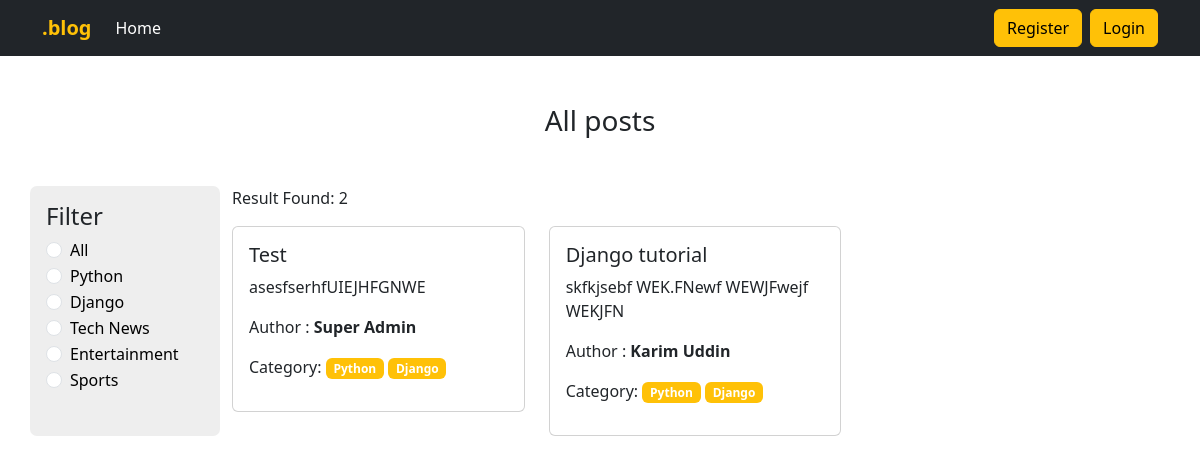
The page /category/python/ on the database its author committed.
### categories/models.py (models this page shows, shortened)
class Category(models.Model):
    name = models.CharField(max_length=100)
    slug = models.SlugField(max_length=100, unique=True, null = True, blank = True)

### posts/models.py (models this page shows, shortened)
class Post(models.Model):
    title = models.CharField(max_length=250)
    content = models.TextField()
    category = models.ManyToManyField(Category)
    author = models.ForeignKey(User, on_delete=models.CASCADE)

### simple_blog/views.py (the view)
# urls.py: 2. Add a URL to urlpatterns:  path('', views.home, name='home')
def home(request, category_slug=None):
    data = Post.objects.all()
    if category_slug:
        category_obj = Category.objects.get(slug=category_slug)
        data = Post.objects.filter(category=category_obj)
    categories = Category.objects.all()
    return render(request, 'home.html', {'data': data, 'categories': categories })

### templates/home.html
{% extends "base.html" %}
{% block content %}
    <h3 class="text-center mb-5">All posts</h3>
    <div class="row">
        <div class="col-sm-2 mb-4 p-3" style="background: #eee; border-radius: 7px;">
            <h4>Filter</h4>
            <div class="form-check">
                <input class="form-check-input" type="radio" name="category" id="all">
                <label class="form-check-label" for="all">
                    <a class="link" href="{% url 'homepage' %}">All</a>
                </label>
            </div>
            {% for category in categories %}
                <div class="form-check">
                    <input class="form-check-input" type="radio" name="category" id="{{ category.id }} checked">
                    <label class="form-check-label" for="{{ category.id }}">
                        <a class="link" href="{% url 'category_filter' category.slug %}">{{ category.name }}</a>
                    </label>
                </div>
            {% endfor %}
        </div>
        <div class="col-sm-10">
            <p>Result Found: {{ data | length }}</p>
            <div class="row">
                {% for post in data %}
                    <div class="col-sm-4 mb-4">
                        <div class="card">
                            <div class="card-body">
                                <h5 class="card-title">{{ post.title }}</h5>
                                <p class="card-text">{{ post.content }}</p>
                                <p>Author : <strong>{{ post.author.first_name }} {{ post.author.last_name }}</strong>
                                </p>
                                <p>Category:
                                    {% for cat in post.category.all %}
                                        <span class="badge bg-warning">{{ cat.name }}</span>
                                    {% endfor %}
                                </p>
                            </div>
                        </div>
                    </div>
                {% endfor %}
            </div>
        </div>
    </div>
{% endblock content %}

### templates/base.html (style rules this page uses)
a { text-decoration: none; color: #000; }

### rows shown on the page
Category: name "Python"
Category: name "Django"
Category: name "Tech News"
Category: name "Entertainment"
Category: name "Sports"
Post: title "Test", content "asesfserhfUIEJHFGNWE", author.first_name "Super", author.last_name "Admin"
Post: title "Django tutorial", content "skfkjsebf WEK.FNewf WEWJFwejf WEKJFN", author.first_name "Karim", author.last_name "Uddin"

### other values the page prints
{{ data | length }} "2"
